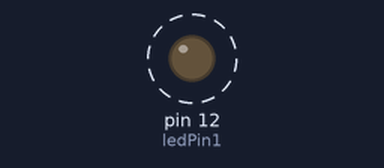
This sketch was run on a simulated Arduino Uno, built with avr-gcc and run on an emulated ATmega328P. Parts: output pins drawn as LEDs (lit = HIGH). Dashed ring = blinking. What the sketch prints to the serial monitor is not drawn.

Above: at 0.2 s.
Timing chart, 0 to 3.0 s (numbered marks = the images above):
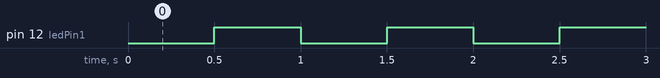

Measured:
- by itself, pin 12 (ledPin1): alternates HIGH for 0.50 s and LOW for 0.50 s

The sketch:

Question3.ino
```cpp
//my pin
int ledPin1 = 12;
int counter = 0;
void setup() {
  // put your setup code here, to run once:
pinMode(ledPin1, OUTPUT);
Serial.begin(9600);
}

void loop() {
digitalWrite(ledPin1, LOW);
delay(500);
digitalWrite(ledPin1, HIGH);
delay(500);


// to show the message
if (digitalRead(ledPin1) == HIGH){
  counter = counter +1;
  Serial.print("LED has blinked ");
  Serial.print(counter);
  Serial.println(" times");
}
}
```
